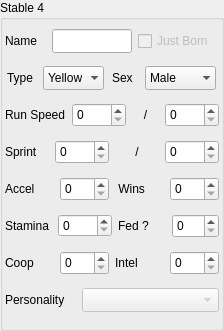
       <widget class="QGroupBox" name="box_stable4">
        <property name="enabled">
         <bool>true</bool>
        </property>
        <property name="geometry">
         <rect>
          <x>6</x>
          <y>6</y>
          <width>224</width>
          <height>331</height>
         </rect>
        </property>
        <property name="title">
         <string>Stable 4</string>
        </property>
        <layout class="QVBoxLayout" name="verticalLayout_10">
         <property name="margin">
          <number>2</number>
         </property>
         <item>
          <layout class="QHBoxLayout" name="horizontalLayout_34">
           <item>
            <widget class="QLabel" name="label_115">
             <property name="maximumSize">
              <size>
               <width>41</width>
               <height>1687897</height>
              </size>
             </property>
             <property name="text">
              <string>Name</string>
             </property>
            </widget>
           </item>
           <item>
            <widget class="QLineEdit" name="line_c4_name">
             <property name="enabled">
              <bool>true</bool>
             </property>
             <property name="maximumSize">
              <size>
               <width>80</width>
               <height>24</height>
              </size>
             </property>
             <property name="maxLength">
              <number>6</number>
             </property>
             <property name="readOnly">
              <bool>false</bool>
             </property>
            </widget>
           </item>
           <item>
            <widget class="QCheckBox" name="cb_c4_born">
             <property name="enabled">
              <bool>false</bool>
             </property>
             <property name="maximumSize">
              <size>
               <width>16777215</width>
               <height>24</height>
              </size>
             </property>
             <property name="text">
              <string>Just Born</string>
             </property>
            </widget>
           </item>
          </layout>
         </item>
         <item>
          <layout class="QHBoxLayout" name="horizontalLayout_35">
           <item>
            <widget class="QLabel" name="label_116">
             <property name="maximumSize">
              <size>
               <width>28</width>
               <height>200</height>
              </size>
             </property>
             <property name="text">
              <string>Type</string>
             </property>
            </widget>
           </item>
           <item>
            <widget class="QComboBox" name="cb_c4_type">
             <property name="minimumSize">
              <size>
               <width>61</width>
               <height>24</height>
              </size>
             </property>
             <property name="maximumSize">
              <size>
               <width>61</width>
               <height>24</height>
              </size>
             </property>
             <property name="frame">
              <bool>false</bool>
             </property>
             <item>
              <property name="text">
               <string>Yellow</string>
              </property>
             </item>
             <item>
              <property name="text">
               <string>Green</string>
              </property>
             </item>
             <item>
              <property name="text">
               <string>Blue</string>
              </property>
             </item>
             <item>
              <property name="text">
               <string>Black</string>
              </property>
             </item>
             <item>
              <property name="text">
               <string>Gold</string>
              </property>
             </item>
            </widget>
           </item>
           <item>
            <widget class="QLabel" name="label_117">
             <property name="maximumSize">
              <size>
               <width>25</width>
               <height>200</height>
              </size>
             </property>
             <property name="text">
              <string>Sex</string>
             </property>
            </widget>
           </item>
           <item>
            <widget class="QComboBox" name="cb_c4_sex">
             <property name="maximumSize">
              <size>
               <width>71</width>
               <height>24</height>
              </size>
             </property>
             <property name="frame">
              <bool>false</bool>
             </property>
             <item>
              <property name="text">
               <string>Male</string>
              </property>
             </item>
             <item>
              <property name="text">
               <string>Female</string>
              </property>
             </item>
            </widget>
           </item>
          </layout>
         </item>
         <item>
          <layout class="QHBoxLayout" name="horizontalLayout_36">
           <item>
            <widget class="QLabel" name="label_118">
             <property name="maximumSize">
              <size>
               <width>16777215</width>
               <height>16777215</height>
              </size>
             </property>
             <property name="text">
              <string>Run Speed</string>
             </property>
            </widget>
           </item>
           <item>
            <widget class="QSpinBox" name="sb_c4_speed">
             <property name="maximumSize">
              <size>
               <width>16777215</width>
               <height>24</height>
              </size>
             </property>
             <property name="alignment">
              <set>Qt::AlignLeading|Qt::AlignLeft|Qt::AlignVCenter</set>
             </property>
             <property name="maximum">
              <number>9999</number>
             </property>
            </widget>
           </item>
           <item>
            <widget class="QLabel" name="label_119">
             <property name="text">
              <string>/</string>
             </property>
             <property name="alignment">
              <set>Qt::AlignCenter</set>
             </property>
            </widget>
           </item>
           <item>
            <widget class="QSpinBox" name="sb_c4_maxspeed">
             <property name="maximumSize">
              <size>
               <width>16777215</width>
               <height>24</height>
              </size>
             </property>
             <property name="alignment">
              <set>Qt::AlignLeading|Qt::AlignLeft|Qt::AlignVCenter</set>
             </property>
             <property name="maximum">
              <number>9999</number>
             </property>
            </widget>
           </item>
          </layout>
         </item>
         <item>
          <layout class="QHBoxLayout" name="horizontalLayout_37">
           <item>
            <widget class="QLabel" name="label_120">
             <property name="maximumSize">
              <size>
               <width>91</width>
               <height>16777215</height>
              </size>
             </property>
             <property name="text">
              <string>Sprint </string>
             </property>
            </widget>
           </item>
           <item>
            <widget class="QSpinBox" name="sb_c4_sprint">
             <property name="maximumSize">
              <size>
               <width>16777215</width>
               <height>24</height>
              </size>
             </property>
             <property name="alignment">
              <set>Qt::AlignLeading|Qt::AlignLeft|Qt::AlignVCenter</set>
             </property>
             <property name="maximum">
              <number>9999</number>
             </property>
            </widget>
           </item>
           <item>
            <widget class="QLabel" name="label_148">
             <property name="text">
              <string>/</string>
             </property>
             <property name="alignment">
              <set>Qt::AlignCenter</set>
             </property>
            </widget>
           </item>
           <item>
            <widget class="QSpinBox" name="sb_c4_maxsprint">
             <property name="maximumSize">
              <size>
               <width>16777215</width>
               <height>24</height>
              </size>
             </property>
             <property name="alignment">
              <set>Qt::AlignLeading|Qt::AlignLeft|Qt::AlignVCenter</set>
             </property>
             <property name="maximum">
              <number>9999</number>
             </property>
            </widget>
           </item>
          </layout>
         </item>
         <item>
          <layout class="QHBoxLayout" name="horizontalLayout_38">
           <item>
            <widget class="QLabel" name="label_121">
             <property name="maximumSize">
              <size>
               <width>81</width>
               <height>16777215</height>
              </size>
             </property>
             <property name="text">
              <string>Accel</string>
             </property>
            </widget>
           </item>
           <item>
            <widget class="QSpinBox" name="sb_c4_accel">
             <property name="maximumSize">
              <size>
               <width>16777215</width>
               <height>24</height>
              </size>
             </property>
             <property name="alignment">
              <set>Qt::AlignLeading|Qt::AlignLeft|Qt::AlignVCenter</set>
             </property>
             <property name="maximum">
              <number>255</number>
             </property>
            </widget>
           </item>
           <item>
            <widget class="QLabel" name="label_122">
             <property name="maximumSize">
              <size>
               <width>71</width>
               <height>16777215</height>
              </size>
             </property>
             <property name="text">
              <string> Wins</string>
             </property>
            </widget>
           </item>
           <item>
            <widget class="QSpinBox" name="sb_c4_raceswon">
             <property name="maximumSize">
              <size>
               <width>16777215</width>
               <height>24</height>
              </size>
             </property>
             <property name="alignment">
              <set>Qt::AlignLeading|Qt::AlignLeft|Qt::AlignVCenter</set>
             </property>
             <property name="maximum">
              <number>255</number>
             </property>
            </widget>
           </item>
          </layout>
         </item>
         <item>
          <layout class="QHBoxLayout" name="horizontalLayout_39">
           <item>
            <widget class="QLabel" name="label_123">
             <property name="text">
              <string>Stamina</string>
             </property>
            </widget>
           </item>
           <item>
            <widget class="QSpinBox" name="sb_c4_stamina">
             <property name="alignment">
              <set>Qt::AlignLeading|Qt::AlignLeft|Qt::AlignVCenter</set>
             </property>
             <property name="maximum">
              <number>9999</number>
             </property>
            </widget>
           </item>
           <item>
            <widget class="QLabel" name="label_124">
             <property name="maximumSize">
              <size>
               <width>61</width>
               <height>16777215</height>
              </size>
             </property>
             <property name="text">
              <string>Fed ?</string>
             </property>
            </widget>
           </item>
           <item>
            <widget class="QSpinBox" name="sb_c4_pcount">
             <property name="maximumSize">
              <size>
               <width>16777215</width>
               <height>24</height>
              </size>
             </property>
             <property name="alignment">
              <set>Qt::AlignLeading|Qt::AlignLeft|Qt::AlignVCenter</set>
             </property>
             <property name="maximum">
              <number>255</number>
             </property>
            </widget>
           </item>
          </layout>
         </item>
         <item>
          <layout class="QHBoxLayout" name="horizontalLayout_40">
           <item>
            <widget class="QLabel" name="label_125">
             <property name="maximumSize">
              <size>
               <width>81</width>
               <height>16777215</height>
              </size>
             </property>
             <property name="text">
              <string>Coop</string>
             </property>
            </widget>
           </item>
           <item>
            <widget class="QSpinBox" name="sb_c4_coop">
             <property name="maximumSize">
              <size>
               <width>16777215</width>
               <height>24</height>
              </size>
             </property>
             <property name="alignment">
              <set>Qt::AlignLeading|Qt::AlignLeft|Qt::AlignVCenter</set>
             </property>
             <property name="maximum">
              <number>255</number>
             </property>
            </widget>
           </item>
           <item>
            <widget class="QLabel" name="label_126">
             <property name="maximumSize">
              <size>
               <width>71</width>
               <height>16777215</height>
              </size>
             </property>
             <property name="text">
              <string>Intel</string>
             </property>
            </widget>
           </item>
           <item>
            <widget class="QSpinBox" name="sb_c4_intel">
             <property name="maximumSize">
              <size>
               <width>16777215</width>
               <height>24</height>
              </size>
             </property>
             <property name="alignment">
              <set>Qt::AlignLeading|Qt::AlignLeft|Qt::AlignVCenter</set>
             </property>
             <property name="maximum">
              <number>255</number>
             </property>
            </widget>
           </item>
          </layout>
         </item>
         <item>
          <layout class="QHBoxLayout" name="horizontalLayout_41">
           <item>
            <widget class="QLabel" name="label_127">
             <property name="maximumSize">
              <size>
               <width>71</width>
               <height>16777215</height>
              </size>
             </property>
             <property name="text">
              <string>Personality</string>
             </property>
            </widget>
           </item>
           <item>
            <widget class="QComboBox" name="sb_c4_personality">
             <property name="enabled">
              <bool>false</bool>
             </property>
             <property name="maximumSize">
              <size>
               <width>16777215</width>
               <height>24</height>
              </size>
             </property>
            </widget>
           </item>
          </layout>
         </item>
        </layout>
       </widget>
